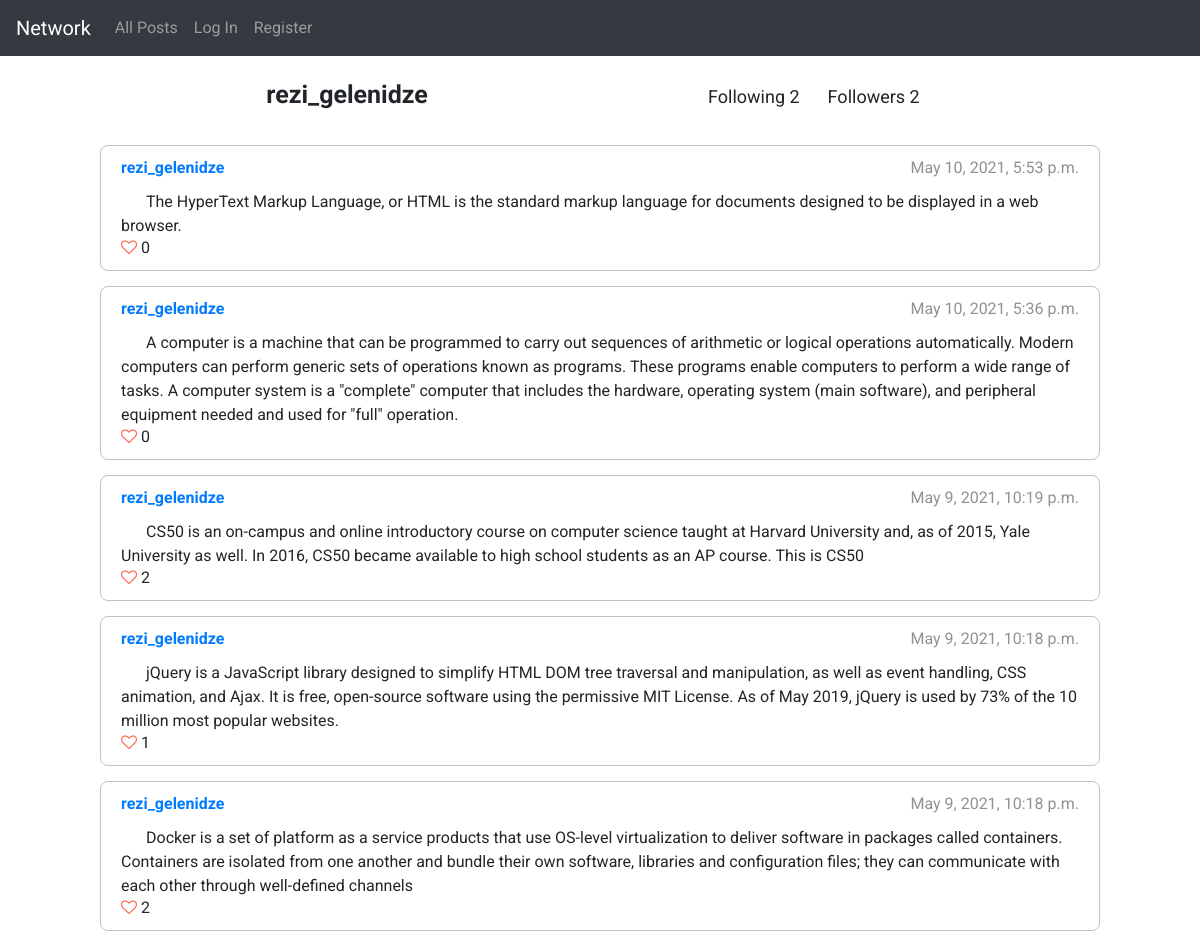
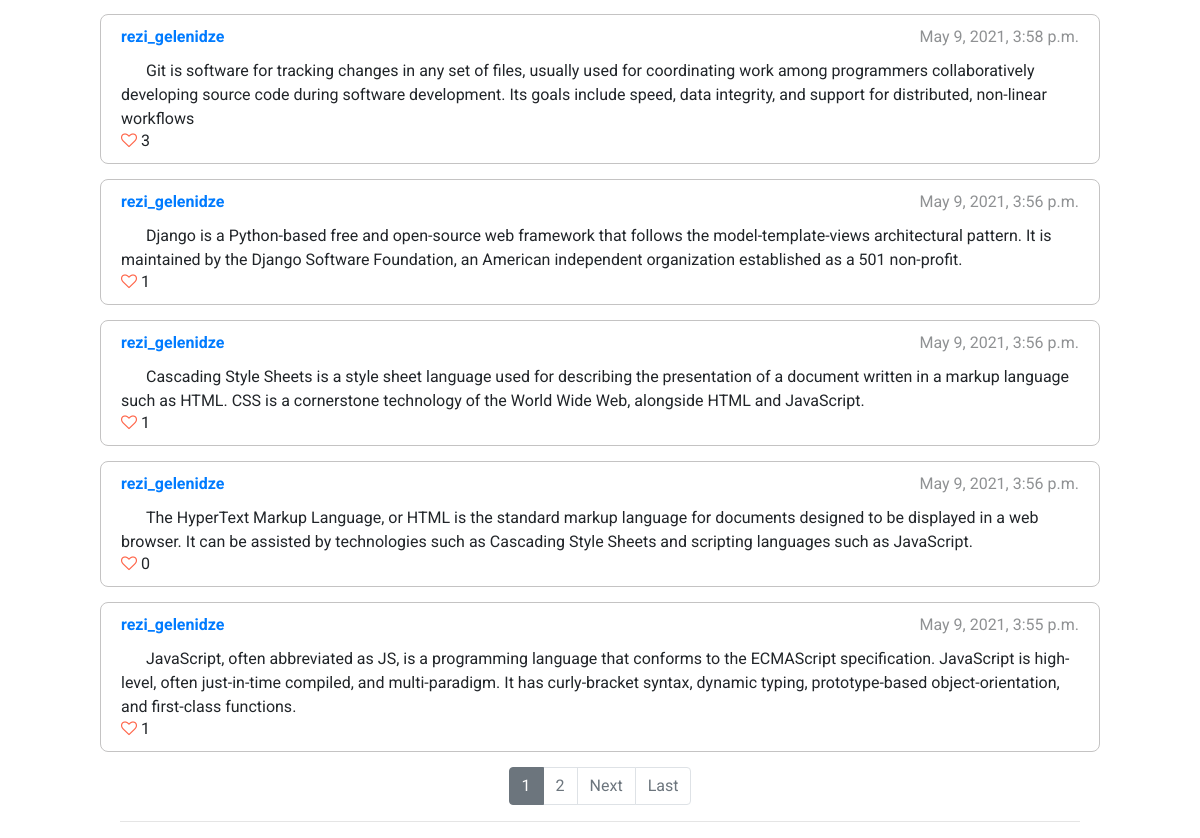
/profile/rezi_gelenidze, run on the app's committed database (2 pictures, top to bottom).
### network/models.py (models this page shows, shortened)
class User(AbstractUser):
    pass

class Post(models.Model):
    content = models.CharField(max_length=1000)
    timestamp = models.DateTimeField(auto_now_add=True)
    author = models.ForeignKey(User, on_delete=models.CASCADE)
    def serialize(self):
        return {
            'pk':self.id,
            'content':self.content,
            'timestamp':self.timestamp,
            'author':self.author
        }

### network/views.py (the view)
# urls.py: path("profile/<str:username>", views.profile, name='profile'),  # profile view
def profile(request, username):
    if request.method == "GET":
        query = User.objects.filter(username=username)
        if not query.exists():
            return render(request, 'network/profile.html', {
                'message':'Profile not found.'
            })
        prof_userpk = query.first().pk
        page_obj = utils.init_and_paginate('profile', request, username)
        profile_data = {
            'pk':prof_userpk,
            'username':username,
            'followers':utils.count_followers(prof_userpk),
            'following':utils.count_followings(prof_userpk),
            'is_following':utils.check_follow(request.user.pk, prof_userpk)
        }
        return render(request, 'network/profile.html', {
            'page_obj':page_obj,
            'profile':profile_data
        })

### network/utils.py (called while the page is built)
def check_like(post_id, user_id):
    if Like.objects.filter(user=user_id, post=post_id).exists():
        return True
    return False

def count_like(post_id):
    return Like.objects.filter(post=post_id).count()

def count_followings(follower_id):
    return Follow.objects.filter(follower=follower_id).count()

def count_followers(following_id):
    return Follow.objects.filter(following=following_id).count()

def check_follow(follower_id, following_id):
    if Follow.objects.filter(follower=follower_id, following=following_id).exists():
        return True
    return False

def serialize_all(serialize_for, user_id, username=None):
    if serialize_for == 'profile':
        profile_user = User.objects.get(username=username)
        queryset = list(Post.objects.filter(author=profile_user).order_by('-timestamp'))
    elif serialize_for == 'index':
        queryset = list(Post.objects.all().order_by('-timestamp'))
    elif serialize_for == 'following':
        followings = list_followings(user_id)
        queryset = list(Post.objects.filter(author__in=followings).order_by('-timestamp'))
    for i in range(len(queryset)):
        post = queryset[i]
        data = post.serialize()
        data['likecount'] = count_like(post.pk)
        data['liked'] = check_like(post.pk, user_id)
        queryset[i] = data
    return queryset

def init_and_paginate(page, request, username=None):
    page_num = request.GET.get('page', 1)
    if page == 'profile':
        posts = serialize_all(page, request.user.pk, username)
    else:
        posts = serialize_all(page, request.user.pk)
    posts_paginated = Paginator(posts, 10)
    page_obj = posts_paginated.get_page(page_num)
    return page_obj

### network/templates/network/profile.html (shortened to what this page needs)
{% extends 'network/layout.html' %}
{% block body %}
    {% if message %}
        <h4 class='font-weight-bold text-center m-4'>{{ message }}</h4>
    {% else %}
    <div id='profile-info'>
        <p id='profile-username'>{{ profile.username }}</p>
        <div id='follow-info'>
            <p>Following <span id='following-count'>{{ profile.following }}</span></p>
            <p>Followers <span id='follower-count'>{{ profile.followers }}</span></p>
        </div>
    </div>
    {% include 'network/paginated_postlist_template.html' %}
    {% endif %}
    <hr />
{% endblock %}

### network/templates/network/layout.html (shortened to what this page needs)
{% load static %}
<!DOCTYPE html>
<html lang="en">
    <head>
        <link rel="stylesheet" href="https://cdnjs.cloudflare.com/ajax/libs/font-awesome/4.7.0/css/font-awesome.min.css">
        <link rel="stylesheet" href="https://stackpath.bootstrapcdn.com/bootstrap/4.4.1/css/bootstrap.min.css">
        <link href="{% static 'network/styles.css' %}" rel="stylesheet">
    </head>
    <body>
        <nav class="navbar navbar-expand-lg navbar-dark bg-dark">
            <a class="navbar-brand" href="{% url 'index' %}">Network</a>
            <div>
              <ul class="navbar-nav mr-auto">
                <li class="nav-item">
                  <a class="nav-link" href="{% url 'index' %}">All Posts</a>
                </li>
                {% if user.is_authenticated %}
                    <li class="nav-item">
                        <a class="nav-link" href="{% url 'following' %}">Following</a>
                    </li>
                    <li class="nav-item">
                        <a class="nav-link" href="{% url 'logout' %}">Log Out</a>
                    </li>
                {% else %}
                    <li class="nav-item">
                        <a class="nav-link" href="{% url 'login' %}">Log In</a>
                    </li>
                    <li class="nav-item">
                        <a class="nav-link" href="{% url 'register' %}">Register</a>
                    </li>
                {% endif %}
              </ul>
            </div>
          </nav>
        <div class="body">
            {% block body %}
            {% endblock %}
        </div>
    </body>
</html>

### network/templates/network/paginated_postlist_template.html (shortened to what this page needs)
{% for post in page_obj %}
<div class='post'>
    <div class='first-row'>
        <span class='post-username'><a href='{% url "profile" username=post.author %}' class='user-anchor'>{{ post.author }}</a></span>
        <span class='post-timestamp'>{{ post.timestamp }}</span>
    </div>
    <p class='post-content'>{{ post.content }}</p>
    <div class='bottom-row'>
        <div class='post-likesection'>
            {% if post.liked %}
            <i class="fa fa-heart likeicon" aria-hidden="true"></i>
            {% else %}
            <i class="fa fa-heart-o likeicon" aria-hidden="true"></i>
            {% endif %}
            <span class='like-counter'>{{ post.likecount }}</span>
        </div>
    </div>
</div>
{% empty %}
<h4 class='font-weight-bold m-5'>No posts.</h4>
{% endfor %}
{% if page_obj.paginator.num_pages > 1 %}
<nav>
  <ul class="pagination justify-content-center">
    {% for num in page_obj.paginator.page_range %}
      {% if page_obj.number == num %}
          <li class="page-item active"><a class="page-link" href="?page={{ num }}">{{ num }}</a></li>
      {% elif num > page_obj.number|add:'-3' and num < page_obj.number|add:'3' %}
          <li class="page-item"><a class="page-link" href="?page={{ num }}">{{ num }}</a></li>
      {% endif %}
    {% endfor %}
    {% if page_obj.has_next %}
      <li class="page-item"><a class="page-link" href="?page={{ page_obj.next_page_number }}">Next</a></li>
      <li class="page-item"><a class="page-link" href="?page={{ page_obj.paginator.num_pages }}">Last</a></li>
    {% endif %}
  </ul>
</nav>
{% endif %}

### network/static/network/styles.css (style rules this page uses)
body { font-family: 'Roboto', sans-serif; }
.post { max-width: 1000px; padding: 10px 20px; margin: 15px auto 15px auto; border: 1px solid rgb(196, 195, 195); border-radius: 8px; }
.post > .first-row, .post > .bottom-row { display: flex; justify-content: space-between; align-items: center; }
.post-username { font-weight: bold; }
.post-timestamp { opacity: 0.5; }
.post-content { margin-bottom: -2px; margin-top: 10px; text-indent: 25px; }
.likeicon { color: tomato; cursor: pointer; }
.pagination > li > a { background-color: white; color: #6c757d; }
.pagination > .active > a { color: white; background-color: #6c757d !Important; border: solid 1px #6c757d !Important; }
#profile-info { width: 100%; display: flex; justify-content: space-evenly; align-items: baseline; margin-top: 20px; }
#follow-info { display: inline-flex; }
#follow-info > p { margin: 0px 14px; font-size: large; }
#profile-username { font-size: 25px; font-weight: bold; }
hr { width: 80%; }

### data on the page
User: username "rezi_gelenidze", author "rezi_gelenidze", timestamp "May 10, 2021, 5:53 p.m.", content "The HyperText Markup Language, or HTML is the standard markup language for documents designed to be displayed in a web browser.", likecount "0", timestamp "May 10, 2021, 5:36 p.m.", content "A computer is a machine that can be programmed to carry out sequences of arithmetic or logical operations automatically. Modern computers can perform generic sets of operations known as programs. These programs enable computers to perform a wide range of tasks. A computer system is a \"complete\" computer that includes the hardware, operating system (main software), and peripheral equipment needed and used for \"full\" operation.", timestamp "May 9, 2021, 10:19 p.m.", content "CS50 is an on-campus and online introductory course on computer science taught at Harvard University and, as of 2015, Yale University as well. In 2016, CS50 became available to high school students as an AP course. This is CS50", likecount "2", timestamp "May 9, 2021, 10:18 p.m.", content "jQuery is a JavaScript library designed to simplify HTML DOM tree traversal and manipulation, as well as event handling, CSS animation, and Ajax. It is free, open-source software using the permissive MIT License. As of May 2019, jQuery is used by 73% of the 10 million most popular websites.", likecount "1", content "Docker is a set of platform as a service products that use OS-level virtualization to deliver software in packages called containers. Containers are isolated from one another and bundle their own software, libraries and configuration files; they can communicate with each other through well-defined channels", timestamp "May 9, 2021, 3:58 p.m.", content "Git is software for tracking changes in any set of files, usually used for coordinating work among programmers collaboratively developing source code during software development. Its goals include speed, data integrity, and support for distributed, non-linear workflows", likecount "3", timestamp "May 9, 2021, 3:56 p.m.", content "Django is a Python-based free and open-source web framework that follows the model-template-views architectural pattern. It is maintained by the Django Software Foundation, an American independent organization established as a 501 non-profit.", content "Cascading Style Sheets is a style sheet language used for describing the presentation of a document written in a markup language such as HTML. CSS is a cornerstone technology of the World Wide Web, alongside HTML and JavaScript.", content "The HyperText Markup Language, or HTML is the standard markup language for documents designed to be displayed in a web browser. It can be assisted by technologies such as Cascading Style Sheets and scripting languages such as JavaScript.", timestamp "May 9, 2021, 3:55 p.m.", content "JavaScript, often abbreviated as JS, is a programming language that conforms to the ECMAScript specification. JavaScript is high-level, often just-in-time compiled, and multi-paradigm. It has curly-bracket syntax, dynamic typing, prototype-based object-orientation, and first-class functions."

### other printed values
{{ profile.following }} "2"
{{ profile.followers }} "2"
{{ num }} "1"
{{ num }} "2"
